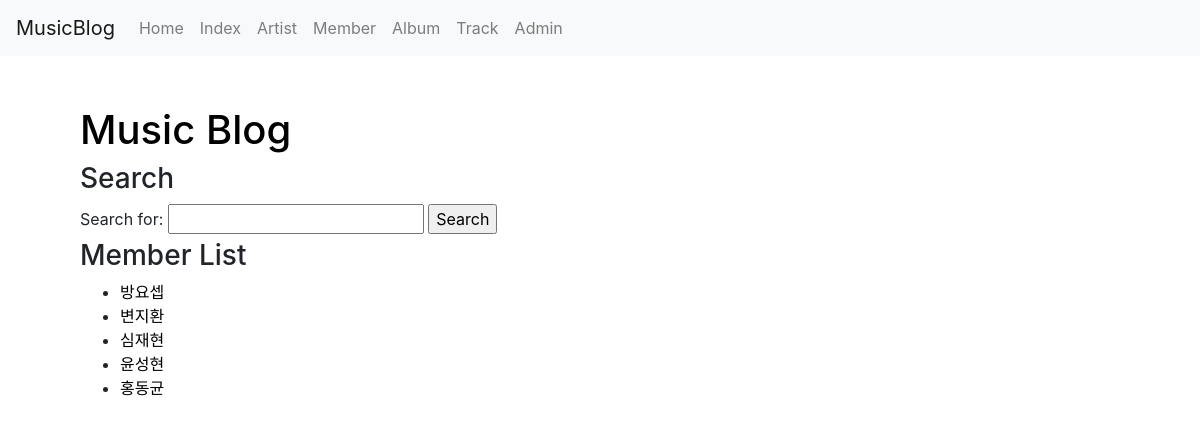
Before: /musicblog/member/ with the older database file.
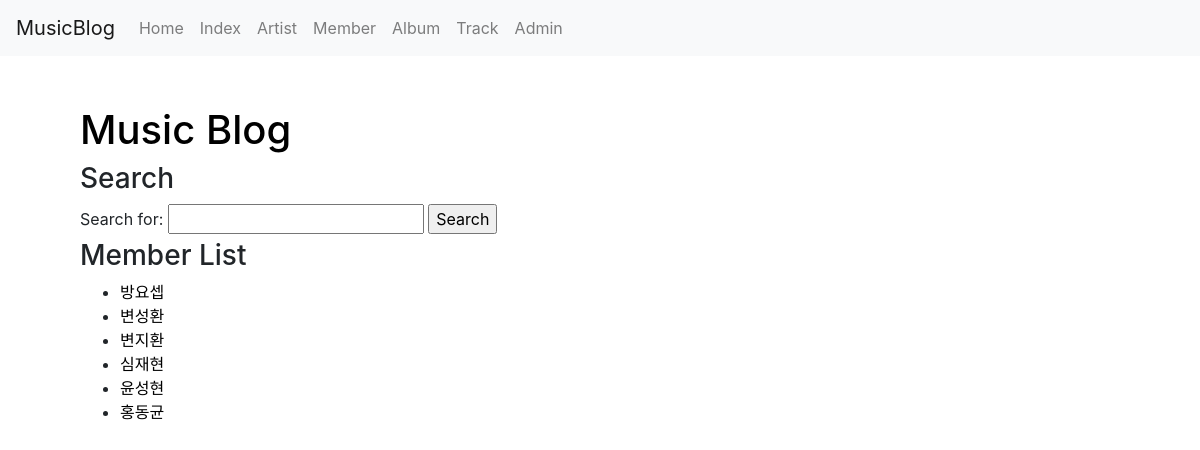
After: the same page with the newer database file.
### musicb/models.py (models this page shows, shortened)
class Member(models.Model):
    name = models.CharField(verbose_name="Name", null=False, blank=False, max_length=50)
    slug = models.SlugField("Slug", unique=True, allow_unicode=True, help_text='one word for title alias.')
    team = models.ForeignKey('Artist', on_delete=models.CASCADE)

### musicb/views.py (the view)
# urls.py: path('member/', views.MemberLV.as_view(), name='memberview'),
class MemberLV(ListView):
    def get_queryset(self):
        return Member.objects.order_by('name')
    allow_empty = True

### musicb/templates/musicb/member_list.html (shortened to what this page needs)
{% extends 'musicb/base.html' %}
{% block content %}
    {% include 'musicb/musicblog_base.html' %}
    <h3>Member List</h3>
    {% if object_list %}
        <ul>
            {% for member in object_list %}
                <li><a class='no_linkdecoration' href="{% url 'musicblog:memberview_detail' member.name %}">{{member.name}}</a></li>
            {% endfor %}
        </ul>
    {% else %}
        There is no member.
    {% endif %}
{% endblock %}

Changed rows visible on the page:
added Member: name "변성환"
